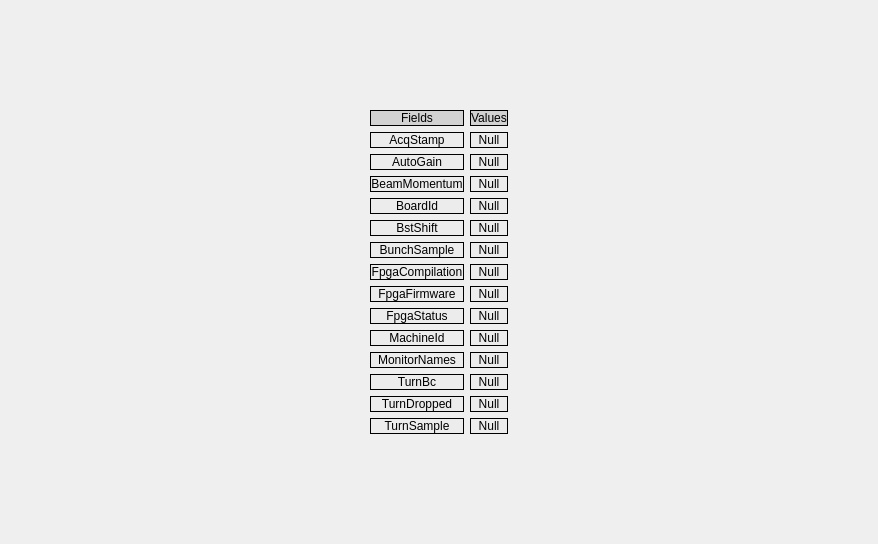
       <widget class="QWidget" name="GeneralInformationTab">
        <attribute name="title">
         <string>GeneralInformation</string>
        </attribute>
        <layout class="QVBoxLayout" name="verticalLayout_3">
         <item>
          <widget class="CContextFrame" name="CContextFrame_GeneralInformationTab">
           <property name="enabled">
            <bool>true</bool>
           </property>
           <property name="inheritSelector" stdset="0">
            <bool>false</bool>
           </property>
           <layout class="QVBoxLayout" name="verticalLayout_5">
            <item>
             <spacer name="verticalSpacer_GeneralInformationTab_2">
              <property name="orientation">
               <enum>Qt::Vertical</enum>
              </property>
              <property name="sizeHint" stdset="0">
               <size>
                <width>20</width>
                <height>40</height>
               </size>
              </property>
             </spacer>
            </item>
            <item>
             <widget class="QWidget" name="widget_GeneralInformationTab" native="true">
              <property name="styleSheet">
               <string notr="true">QWidget.CLabel{
	border: 1px solid black;
	background-color: rgb(236, 236, 236);
}

QWidget.QLabel{
	border: 1px solid black;
	background-color: rgb(236, 236, 236);
}</string>
              </property>
              <layout class="QGridLayout" name="gridLayout_2">
               <property name="leftMargin">
                <number>350</number>
               </property>
               <property name="topMargin">
                <number>50</number>
               </property>
               <property name="rightMargin">
                <number>350</number>
               </property>
               <property name="bottomMargin">
                <number>50</number>
               </property>
               <item row="14" column="0">
                <widget class="QLabel" name="label_GeneralInformation_TurnDropped">
                 <property name="text">
                  <string>TurnDropped</string>
                 </property>
                 <property name="alignment">
                  <set>Qt::AlignCenter</set>
                 </property>
                </widget>
               </item>
               <item row="2" column="1">
                <widget class="CLabel" name="CLabel_GeneralInformation_AcqStamp">
                 <property name="text">
                  <string>Null</string>
                 </property>
                 <property name="alignment">
                  <set>Qt::AlignCenter</set>
                 </property>
                 <property name="wordWrap">
                  <bool>false</bool>
                 </property>
                 <property name="channel" stdset="0">
                  <string notr="true"/>
                 </property>
                </widget>
               </item>
               <item row="11" column="1">
                <widget class="CLabel" name="CLabel_GeneralInformation_MachineId">
                 <property name="text">
                  <string>Null</string>
                 </property>
                 <property name="alignment">
                  <set>Qt::AlignCenter</set>
                 </property>
                 <property name="channel" stdset="0">
                  <string notr="true"/>
                 </property>
                </widget>
               </item>
               <item row="1" column="0">
                <widget class="QLabel" name="label_GeneralInformation_Fields">
                 <property name="styleSheet">
                  <string notr="true">background-color: rgb(210, 210, 210);</string>
                 </property>
                 <property name="text">
                  <string>Fields</string>
                 </property>
                 <property name="alignment">
                  <set>Qt::AlignCenter</set>
                 </property>
                </widget>
               </item>
               <item row="8" column="0">
                <widget class="QLabel" name="label_GeneralInformation_Compilation">
                 <property name="text">
                  <string>FpgaCompilation</string>
                 </property>
                 <property name="alignment">
                  <set>Qt::AlignCenter</set>
                 </property>
                </widget>
               </item>
               <item row="4" column="1">
                <widget class="CLabel" name="CLabel_GeneralInformation_BeamMomentum">
                 <property name="text">
                  <string>Null</string>
                 </property>
                 <property name="alignment">
                  <set>Qt::AlignCenter</set>
                 </property>
                 <property name="channel" stdset="0">
                  <string notr="true"/>
                 </property>
                </widget>
               </item>
               <item row="5" column="1">
                <widget class="CLabel" name="CLabel_GeneralInformation_BoardId">
                 <property name="text">
                  <string>Null</string>
                 </property>
                 <property name="alignment">
                  <set>Qt::AlignCenter</set>
                 </property>
                 <property name="channel" stdset="0">
                  <string notr="true"/>
                 </property>
                </widget>
               </item>
               <item row="15" column="0">
                <widget class="QLabel" name="label_GeneralInformation_TurnSample">
                 <property name="text">
                  <string>TurnSample</string>
                 </property>
                 <property name="alignment">
                  <set>Qt::AlignCenter</set>
                 </property>
                </widget>
               </item>
               <item row="4" column="0">
                <widget class="QLabel" name="label_GeneralInformation_BeamMomentum">
                 <property name="text">
                  <string>BeamMomentum</string>
                 </property>
                 <property name="alignment">
                  <set>Qt::AlignCenter</set>
                 </property>
                </widget>
               </item>
               <item row="10" column="1">
                <widget class="CLabel" name="CLabel_GeneralInformation_FpgaStatus">
                 <property name="text">
                  <string>Null</string>
                 </property>
                 <property name="alignment">
                  <set>Qt::AlignCenter</set>
                 </property>
                 <property name="channel" stdset="0">
                  <string notr="true"/>
                 </property>
                </widget>
               </item>
               <item row="7" column="1">
                <widget class="CLabel" name="CLabel_GeneralInformation_BunchSample">
                 <property name="text">
                  <string>Null</string>
                 </property>
                 <property name="alignment">
                  <set>Qt::AlignCenter</set>
                 </property>
                 <property name="channel" stdset="0">
                  <string notr="true"/>
                 </property>
                </widget>
               </item>
               <item row="6" column="1">
                <widget class="CLabel" name="CLabel_GeneralInformation_BstShift">
                 <property name="text">
                  <string>Null</string>
                 </property>
                 <property name="alignment">
                  <set>Qt::AlignCenter</set>
                 </property>
                 <property name="channel" stdset="0">
                  <string notr="true"/>
                 </property>
                </widget>
               </item>
               <item row="12" column="0">
                <widget class="QLabel" name="label_GeneralInformation_MonitorNames">
                 <property name="text">
                  <string>MonitorNames</string>
                 </property>
                 <property name="alignment">
                  <set>Qt::AlignCenter</set>
                 </property>
                </widget>
               </item>
               <item row="13" column="0">
                <widget class="QLabel" name="label_GeneralInformation_TurnBc">
                 <property name="text">
                  <string>TurnBc</string>
                 </property>
                 <property name="alignment">
                  <set>Qt::AlignCenter</set>
                 </property>
                </widget>
               </item>
               <item row="11" column="0">
                <widget class="QLabel" name="label_GeneralInformation_MachineId">
                 <property name="text">
                  <string>MachineId</string>
                 </property>
                 <property name="alignment">
                  <set>Qt::AlignCenter</set>
                 </property>
                </widget>
               </item>
               <item row="9" column="0">
                <widget class="QLabel" name="label_GeneralInformation_FpgaFirmware">
                 <property name="text">
                  <string>FpgaFirmware</string>
                 </property>
                 <property name="alignment">
                  <set>Qt::AlignCenter</set>
                 </property>
                </widget>
               </item>
               <item row="13" column="1">
                <widget class="CLabel" name="CLabel_GeneralInformation_TurnBc">
                 <property name="text">
                  <string>Null</string>
                 </property>
                 <property name="alignment">
                  <set>Qt::AlignCenter</set>
                 </property>
                 <property name="channel" stdset="0">
                  <string notr="true"/>
                 </property>
                </widget>
               </item>
               <item row="12" column="1">
                <widget class="CLabel" name="CLabel_GeneralInformation_MonitorNames">
                 <property name="text">
                  <string>Null</string>
                 </property>
                 <property name="alignment">
                  <set>Qt::AlignCenter</set>
                 </property>
                 <property name="channel" stdset="0">
                  <string notr="true"/>
                 </property>
                 <property name="valueTransformation">
                  <string notr="true"># init final_string
final_string = &quot;&quot;

# remove duplicated monitor names
new_val = list(dict.fromkeys(new_val))

# arrange the string with commas
for i in range(0, len(new_val)):
    string  = new_val[i]
    if i &gt; 0:
        final_string = final_string + &quot;, &quot; + string
    else:
        final_string = string

# add some padding to the final string
final_string = &quot;  {}  &quot;.format(final_string)

# output the final_string
output(str(final_string))
    </string>
                 </property>
                </widget>
               </item>
               <item row="2" column="0">
                <widget class="QLabel" name="label_GeneralInformation_AcqStamp">
                 <property name="text">
                  <string>AcqStamp</string>
                 </property>
                 <property name="alignment">
                  <set>Qt::AlignCenter</set>
                 </property>
                </widget>
               </item>
               <item row="3" column="1">
                <widget class="CLabel" name="CLabel_GeneralInformation_AutoGain">
                 <property name="text">
                  <string>Null</string>
                 </property>
                 <property name="alignment">
                  <set>Qt::AlignCenter</set>
                 </property>
                 <property name="channel" stdset="0">
                  <string notr="true"/>
                 </property>
                </widget>
               </item>
               <item row="8" column="1">
                <widget class="CLabel" name="CLabel_GeneralInformation_FpgaCompilation">
                 <property name="text">
                  <string>Null</string>
                 </property>
                 <property name="alignment">
                  <set>Qt::AlignCenter</set>
                 </property>
                 <property name="channel" stdset="0">
                  <string notr="true"/>
                 </property>
                </widget>
               </item>
               <item row="5" column="0">
                <widget class="QLabel" name="label_GeneralInformation_BoardId">
                 <property name="text">
                  <string>BoardId</string>
                 </property>
                 <property name="alignment">
                  <set>Qt::AlignCenter</set>
                 </property>
                </widget>
               </item>
               <item row="9" column="1">
                <widget class="CLabel" name="CLabel_GeneralInformation_FpgaFirmware">
                 <property name="text">
                  <string>Null</string>
                 </property>
                 <property name="alignment">
                  <set>Qt::AlignCenter</set>
                 </property>
                 <property name="channel" stdset="0">
                  <string notr="true"/>
                 </property>
                </widget>
               </item>
               <item row="10" column="0">
                <widget class="QLabel" name="label_GeneralInformation_FpgaStatus">
                 <property name="text">
                  <string>FpgaStatus</string>
                 </property>
                 <property name="alignment">
                  <set>Qt::AlignCenter</set>
                 </property>
                </widget>
               </item>
               <item row="7" column="0">
                <widget class="QLabel" name="label_GeneralInformation_BunchSample">
                 <property name="text">
                  <string>BunchSample</string>
                 </property>
                 <property name="alignment">
                  <set>Qt::AlignCenter</set>
                 </property>
                </widget>
               </item>
               <item row="3" column="0">
                <widget class="QLabel" name="label_GeneralInformation_AutoGain">
                 <property name="text">
                  <string>AutoGain</string>
                 </property>
                 <property name="alignment">
                  <set>Qt::AlignCenter</set>
                 </property>
                </widget>
               </item>
               <item row="15" column="1">
                <widget class="CLabel" name="CLabel_GeneralInformation_TurnSample">
                 <property name="text">
                  <string>Null</string>
                 </property>
                 <property name="alignment">
                  <set>Qt::AlignCenter</set>
                 </property>
                 <property name="channel" stdset="0">
                  <string notr="true"/>
                 </property>
                </widget>
               </item>
               <item row="14" column="1">
                <widget class="CLabel" name="CLabel_GeneralInformation_TurnDropped">
                 <property name="text">
                  <string>Null</string>
                 </property>
                 <property name="alignment">
                  <set>Qt::AlignCenter</set>
                 </property>
                 <property name="channel" stdset="0">
                  <string notr="true"/>
                 </property>
                </widget>
               </item>
               <item row="6" column="0">
                <widget class="QLabel" name="label_GeneralInformation_BstShift">
                 <property name="text">
                  <string>BstShift</string>
                 </property>
                 <property name="alignment">
                  <set>Qt::AlignCenter</set>
                 </property>
                </widget>
               </item>
               <item row="1" column="1">
                <widget class="QLabel" name="label_GeneralInformation_Values">
                 <property name="styleSheet">
                  <string notr="true">background-color: rgb(210, 210, 210);</string>
                 </property>
                 <property name="text">
                  <string>Values</string>
                 </property>
                 <property name="alignment">
                  <set>Qt::AlignCenter</set>
                 </property>
                </widget>
               </item>
              </layout>
             </widget>
            </item>
            <item>
             <spacer name="verticalSpacer_GeneralInformationTab_1">
              <property name="orientation">
               <enum>Qt::Vertical</enum>
              </property>
              <property name="sizeHint" stdset="0">
               <size>
                <width>20</width>
                <height>40</height>
               </size>
              </property>
             </spacer>
            </item>
           </layout>
          </widget>
         </item>
        </layout>
       </widget>
